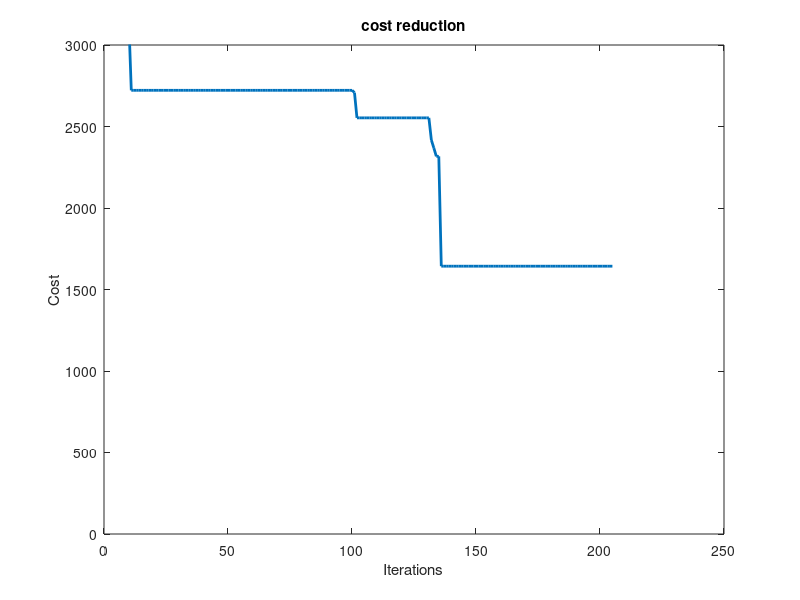
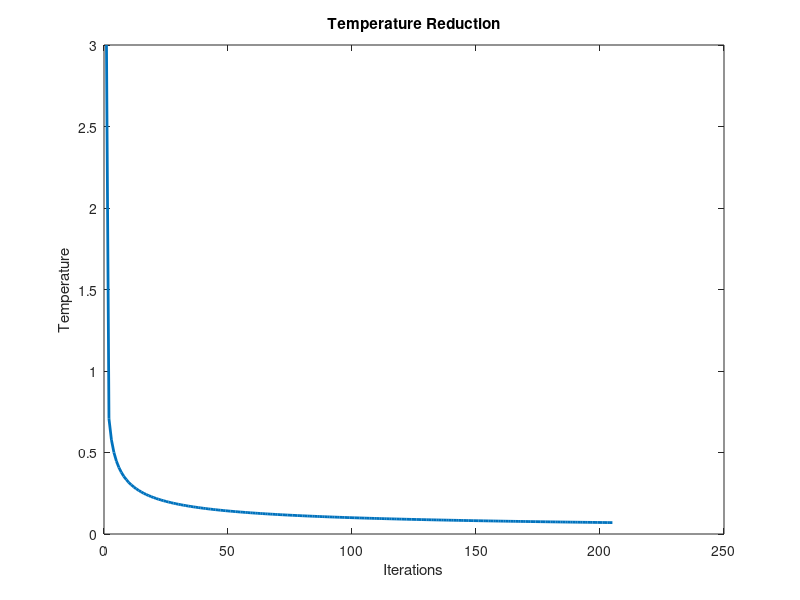
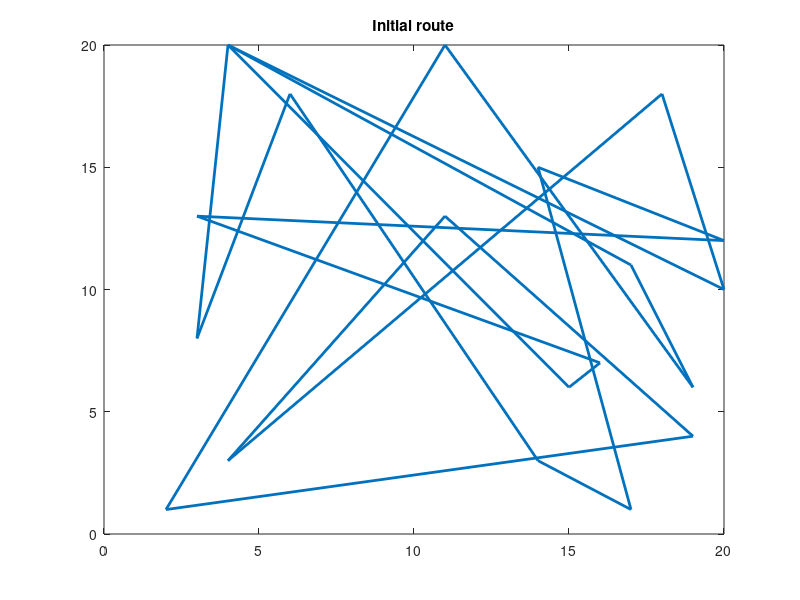
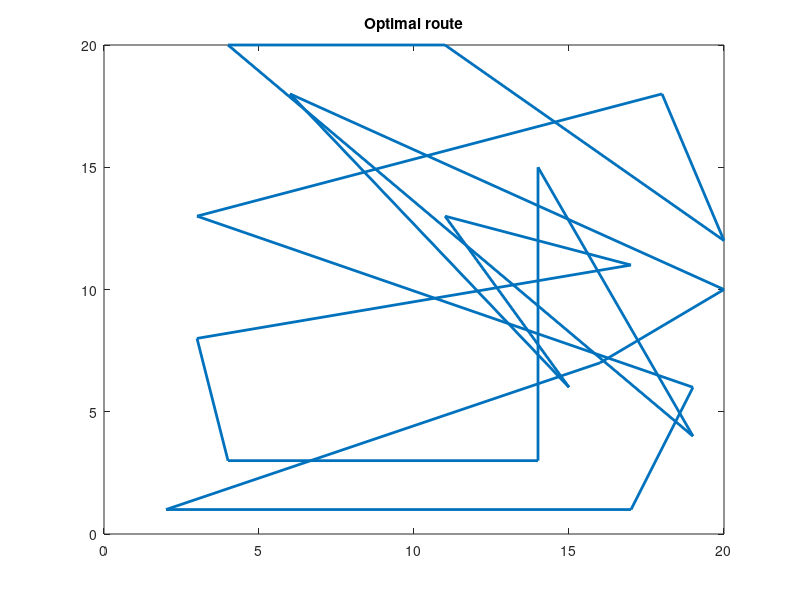

The MATLAB script that drew these images, in order:
clear;clc;        
m_cost=[0 1   2    3    4    5    6     7    8     9      10      11       12      13    14     15     16     17   18      19     20;
 1      0   225  110    8  257   22    83  231   277     243      94       30       4   265    274    250     87   83     271       86;
 2    255     0  265  248  103  280   236   91     3      87     274      265     236     8     24     95    247  259      28      259       ;
 3     87   236    0   95  248  110    25  274   250     271       9      244      83   250    248    280     29   26     239        7      ;
 4      8   280   83    0  236   28    91  239   280     259     103       23       6   280    244    259     95   87     230       84      ;
 5    268    87  239  271    0  244   275    9    84      25     244      239     275    83    110     24    274  280      84      274      ;
 6     21   265   99   29  259    0    99  230   265     271      87        5      22   239    236    250     87   95     271       91      ;
 7     95   236   28   91  247   93     0  247   259     244      27       91      87   268    275    280      7    8     240       27      ;
 8    280    83  250  261    4  239   230    0   103      24     239      261     271    95     87     21    274  255     110      280      ;
 9    247     9  280  274   84  255   259   99     0      87     255      274     280     3     27     83    259  244      28      274       ;
10    230   103  268  275   23  244   264   28    83       0     268      275     261    91     95      8    277  261      84      247      ;
11     87   239    9  103  261  110    29  255   239     261       0      259      84   239    261    242     24   25     242        5      ;
12     30   255   95   30  247    4    87  274   242     255      99        0      24   280    274    259     91   83     247       91      ;
13      8   261   83    6  255   29   103  261   247     242     110       29       0   261    244    230     87   84     280      100;
14    242     8  259  280   99  242   244   99     3      84     280      236     259     0     27     95    274  261      24      268       ;
15    274    22  250  236   83  261   247  103    22      91     250      236     261    25      0    103    255  261       5      247       ;
16    244    91  261  255   28  236   261   29   103       9     242      261     244    87    110      0    242  236      95      259      ;
17     84   236   27   99  230   83     7  259   230     230      22       87      93   250    255    247      0    9     259       24      ;
18     91   242   28   87  250  110     6  271   271     255      27      103      84   250    271    244      5    0     271       29      ;
19    261    24  250  271   84  255   261   87    28     110     250      248     248    22      3    103    271  248       0      236       ;
20    103   271    8   91  255   91    21  271   236     271       7      250      83   247    250    271     22   27     248        0      ];
cost=m_cost(2:end,2:end); clear m_cost

x=randi([1,20],2,20);

random_tour = randperm(20);
initial_route=random_tour;
%calculate initial cost
money=0;
for i=1:19
    cosmo=cost(random_tour(i),random_tour(i+1));
    money=money+cosmo;
end
cosmo=cost(random_tour(end),random_tour(1));
money=money+cosmo;
totco(1)=money;
%calculate initial route
x1=x(:,random_tour);
x1(:,end+1)=x1(:,1);

iter=0;
temperature(1) =3;
temp=temperature;
while temp>0.07
    t1=randi(20);
    t2=randi(20);
    while t1==t2
        t2=randi(20);
    end
    swap1=random_tour(t1);
    swap2=random_tour(t2);
    
    random_tour(t1) = swap2;
    random_tour(t2) = swap1;
    
    newmoney=0;
    cosmo1=0;
    for i=1:19
        cosmo1=cost(random_tour(i),random_tour(i+1));
        newmoney=newmoney+cosmo1;
    end
    cosmo11=cost(random_tour(end),random_tour(1));
    newmoney=newmoney+cosmo11;
    dif=newmoney-money;
    if (dif<0 | exp(-dif/temperature(iter+1))>rand(0,1))
        money=newmoney;
        opt_tour=random_tour;
    end
    iter=iter+1;
    temperature(end+1)=1/sqrt(iter+1);
    temp=temperature(end);
    
    totco(iter+1)=money;
end

x2=x(:,opt_tour);
x2(:,end+1)=x2(:,1);

k=1:length(totco);
figure(1)
plot(k,totco,'Linewidth',2);
title("cost reduction")
xlabel('Iterations')
ylabel('Cost')
ylim([0 ,3000])

figure(2)
plot(k,temperature,'Linewidth',2);
title("Temperature Reduction")
xlabel('Iterations')
ylabel('Temperature')

figure(3)
plot(x1(1,:),x1(2,:),'Linewidth',2);
title("Initial route")

figure(4)
plot(x2(1,:),x2(2,:),'Linewidth',2);
title("Optimal route")

fprintf('The initial cost was: %f \n', totco(1));
fprintf('\n The final cost is: %f \n', totco(end));




